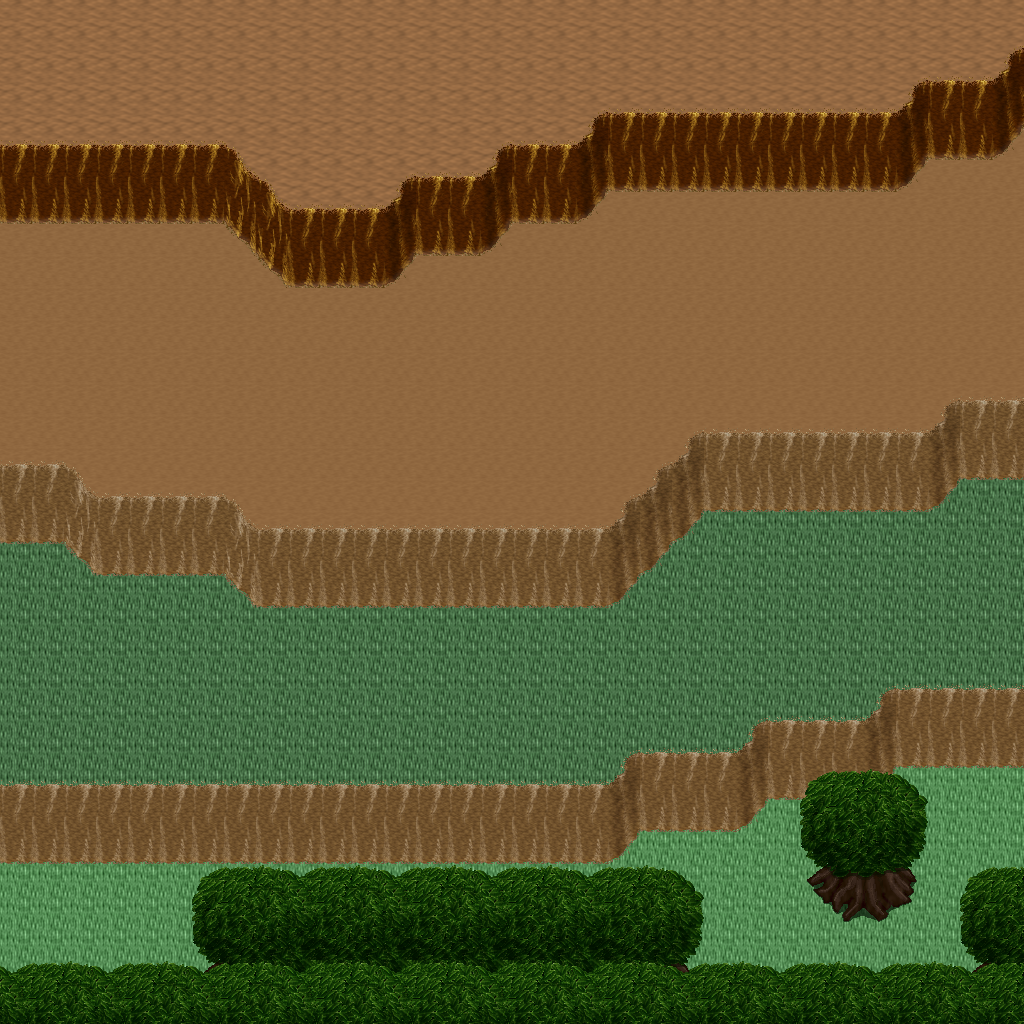

A level layout from a 2D game, rendered from its tile map. Below: a short description, then the map file with tile-grid data replaced by summaries:
An orthogonal 32x32 tile map with 32x32 px tiles, 5 tile layers (Ground, Objects, Objects2, Above, ...), 1 hidden layer not drawn, 8 tilesets.

<map version="1.10" tiledversion="1.11.0" orientation="orthogonal" renderorder="right-down" width="32" height="32" tilewidth="32" tileheight="32" infinite="0" nextlayerid="11" nextobjectid="1">
 <tileset firstgid="1" name="logic_collision" tilewidth="32" tileheight="32" tilecount="1" columns="1">
  <image source="../drawable/logic_collision.png" width="32" height="32" />
 </tileset>
 <tileset firstgid="2" name="ground_ground" tilewidth="32" tileheight="32" tilecount="33" columns="3">
  <image source="../drawable/ground_ground.png" width="96" height="352" />
 </tileset>
 <tileset firstgid="35" name="ground_ridge_earth_pale" tilewidth="32" tileheight="32" tilecount="96" columns="12">
  <image source="../drawable/ground_ridge_earth_pale.png" width="384" height="256" />
 </tileset>
 <tileset firstgid="131" name="ground_ridge_earth_dark" tilewidth="32" tileheight="32" tilecount="96" columns="12">
  <image source="../drawable/ground_ridge_earth_dark.png" width="384" height="256" />
 </tileset>
 <tileset firstgid="227" name="terrain_desert" tilewidth="32" tileheight="32" tilecount="88" columns="8">
  <image source="../drawable/terrain_desert.png" width="256" height="352" />
 </tileset>
 <tileset firstgid="315" name="plant_tree_tree_darkgreen" tilewidth="32" tileheight="32" tilecount="88" columns="8">
  <image source="../drawable/plant_tree_tree_darkgreen.png" width="256" height="352" />
 </tileset>
 <tileset firstgid="403" name="plant_cactus_2" tilewidth="32" tileheight="32" tilecount="10" columns="5">
  <image source="../drawable/plant_cactus_2.png" width="160" height="64" />
 </tileset>
 <tileset firstgid="413" name="ground_sand_2" tilewidth="32" tileheight="32" tilecount="15" columns="5">
  <image source="../drawable/ground_sand_2.png" width="160" height="96" />
 </tileset>
 <layer id="1" name="Ground" width="32" height="32">
  <data>[1024 cells, 1024 non-empty, 4 distinct tile ids]</data>
 </layer>
 <layer id="2" name="Objects" width="32" height="32">
  <data>[1024 cells, 324 non-empty, 30 distinct tile ids]</data>
 </layer>
 <layer id="3" name="Objects2" width="32" height="32">
  <data>[1024 cells, 0 non-empty, 0 distinct tile ids]</data>
 </layer>
 <layer id="4" name="Above" width="32" height="32">
  <data>[1024 cells, 130 non-empty, 22 distinct tile ids]</data>
 </layer>
 <layer id="5" name="Above2" width="32" height="32">
  <data>[1024 cells, 0 non-empty, 0 distinct tile ids]</data>
 </layer>
 <layer id="6" name="Walkable" width="32" height="32" visible="0">
  <data>[1024 cells, 408 non-empty, 1 distinct tile ids]</data>
 </layer>
 <objectgroup id="7" name="Mapevents" />
 <objectgroup id="8" name="Spawn" />
 <objectgroup id="9" name="Keys" />
 <objectgroup id="10" name="Replace" />
</map>
